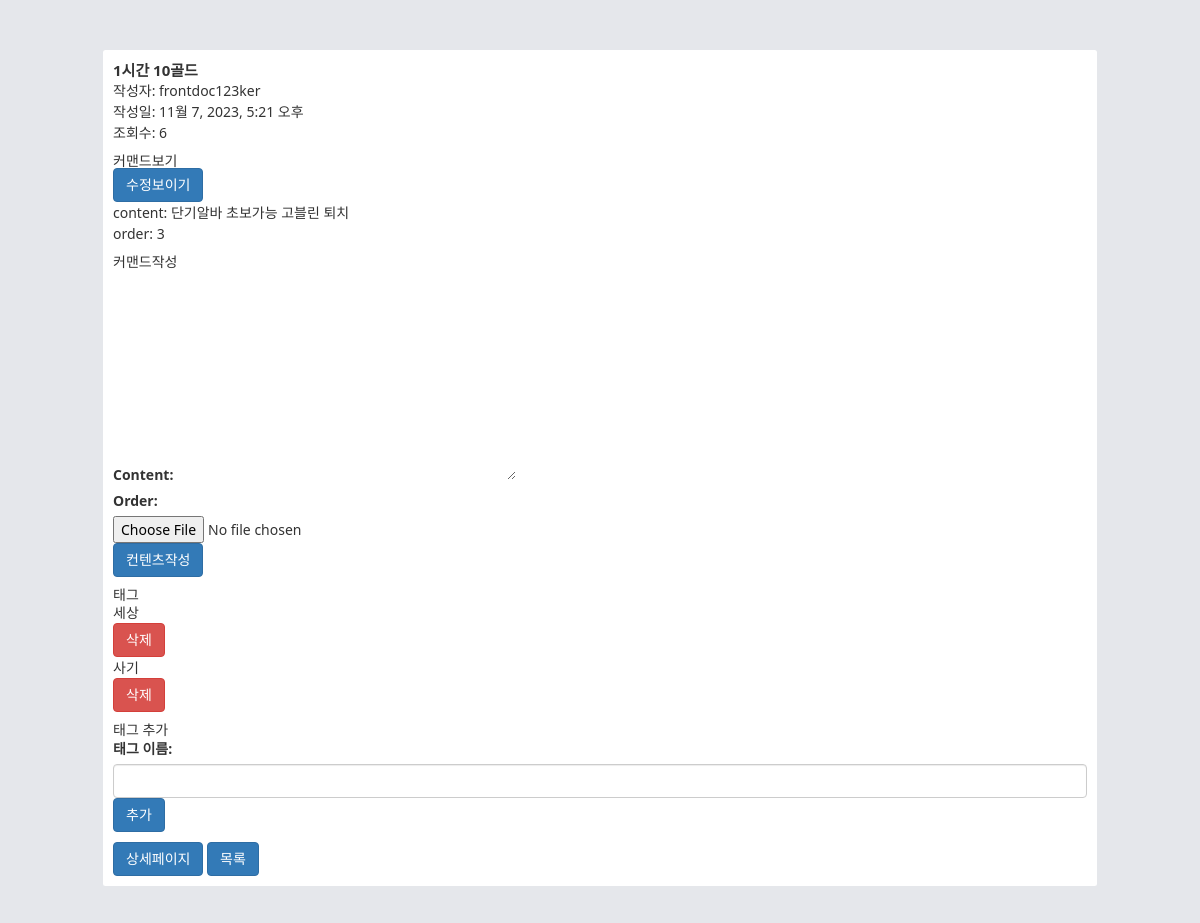
The app's page /tube/new/31/ (signed in) with its own data.
### tube/models.py (models this page shows, shortened)
class Post(models.Model):
    CATEGORY_CHOICES = [
        ('bug', '버그'),
        ('quest', '퀘스트'),
        ('help', '도움'),
        ('rescue', '구조'),
    ]
    post_contents = models.ManyToManyField('PostContent', related_name='posts', blank=True)
    tags = models.ManyToManyField('Tag', blank=True, related_name='tags' ,db_index=True)
    title = models.CharField(max_length=100, db_index=True)
    created_at = models.DateTimeField(auto_now_add=True)
    updated_at = models.DateTimeField(auto_now=True)
    category = models.CharField(max_length=50, choices=CATEGORY_CHOICES, default='bug', null=False)
    author = models.ForeignKey(settings.AUTH_USER_MODEL, on_delete=models.CASCADE, related_name='posts_written')
    view_count = models.PositiveIntegerField(default=0)
    class Meta:
        abstract = False  # change from True to False

class PostContent(models.Model):
    post = models.ForeignKey(Post, on_delete=models.CASCADE, related_name='postcontents', db_index=True)
    order = models.IntegerField()
    file_upload = models.ImageField(upload_to = "media/", null=True, blank=True)
    content = models.TextField(blank=True, null=True)

class Tag(models.Model):
    post = models.ForeignKey(Post, on_delete=models.CASCADE, related_name='posttags', db_index=True)
    tag_name = models.CharField(max_length=50)
    def __str__(self):
        return self.tag_name
    class Meta:
        verbose_name = 'Tag'
        verbose_name_plural = 'Tags'

### accounts/models.py (models this page shows)
class CustomUser(AbstractUser):
    id = models.AutoField(primary_key=True)
    permission = models.CharField(max_length=100,default="일반")
    department = models.CharField(max_length=100)
    position = models.CharField(max_length=100)
    full_name = models.CharField(max_length=100)
    objects = CustomUserManager()
    class Meta:
        swappable = 'accounts.CustomUser'

### tube/views.py (the view, shortened to what this page needs)
class PostCreateDetailView(LoginRequiredMixin, DetailView):
    model = Post
    form_class = PostForm
    success_url = reverse_lazy('tube:post_list')
    template_name = 'tube/form_detail.html'
    def get_object(self, queryset=None):
        pk = self.kwargs.get('pk')
        try:
            post = Post.objects.get(pk=pk)
            return post
        except Post.DoesNotExist:
            raise Http404("Post does not exist")
    def get_context_data(self, **kwargs):
        context = super().get_context_data(**kwargs)
        context['tag_form'] = TagForm()
        context['content_form'] = PostContentForm()
        return context

### tube/forms.py
class TagForm(forms.ModelForm):
    class Meta:
        model = Tag
        fields = ['tag_name']

class PostContentForm(forms.ModelForm):
    class Meta:
        model = PostContent
        fields = ['content','order']

### templates/tube/form_detail.html (shortened to what this page needs)
<!DOCTYPE html>
<html lang="en">
<head>
    <link rel="stylesheet" href="https://maxcdn.bootstrapcdn.com/bootstrap/3.4.1/css/bootstrap.min.css">
    <link href="https://cdn.jsdelivr.net/npm/tailwindcss@2.2.16/dist/tailwind.min.css" rel="stylesheet">
</head>
<body class="bg-gray-200 p-20">
    <div class="container mx-auto">
        <div class="bg-white p-4 rounded mb-4">
            <h1 class="text-2xl font-bold">{{ post.title }}</h1>
            <p>작성자: {{ post.author }}</p>
            <p>작성일: {{ post.created_at }}</p>
            <p>조회수: {{ post.view_count }}</p>
            <div class="comments-section mt-4">
                <h3>커맨드보기</h3>
                <ul>
                    {% for content in post.postcontents.all %}
                    <li id="content_edit_{{ content.order }}">
                        <button onclick="toggleForm('{{ content.id }}')" class="btn btn-primary">수정보이기</button>
                        <div name="content">content: {{ content.content }}</div>
                        <div name="content">order: {{ content.order }}</div>
                    </li>
                    {% endfor %}
                    <div class="new-comment-section mt-4">
                        <h3>커맨드작성</h3>
                        <form class="comment-form" action="{% url 'tube:add_post' post.pk %}" method="post"
                            enctype="multipart/form-data">
                            {{ content_form.as_p }}
                            <input type="file" name="image" class="form-control-file">
                            <input class="btn btn-primary" type="submit" value="컨텐츠작성">
                        </form>
                    </div>
                </ul>
            </div>
            <div class="tags-section mt-4">
                <h3>태그</h3>
                <ul>
                    {% for tag in post.tags.all %}
                    <li>{{ tag }}
                        <form class="delete-tag-form" action="{% url 'tube:tag_delete' post.pk tag.id %}" method="post">
                            <input type="submit" class="btn btn-danger" value="삭제">
                        </form>
                    </li>
                    {% endfor %}
                </ul>
            </div>
            <div class="add-tag-section mt-4">
                <h3>태그 추가</h3>
                <form class="tag-form" action="{% url 'tube:add_tag' post.pk  %}" method="post">
                    <label for="tag_name">태그 이름:</label>
                    <input type="text" id="tag_name" name="tag_name" class="form-control">
                    <input class="btn btn-primary" type="submit" value="추가">
                </form>
            </div>
            <div class="navigation-links mt-4">
                <a class="btn btn-primary" href="{% url 'tube:post_detail' post.pk %}">상세페이지</a>
                <a class="btn btn-primary" href="{% url 'tube:post_list' %}">목록</a>
            </div>
        </div>
    </div>
</body>
</html>

### records on screen
Post: title "1시간 10골드", author "frontdoc123ker", created_at "11월 7, 2023, 5:21 오후", view_count "6"
PostContent: content "단기알바 초보가능 고블린 퇴치", order "3"
Tag: tag_name "세상"
Tag: tag_name "사기"
